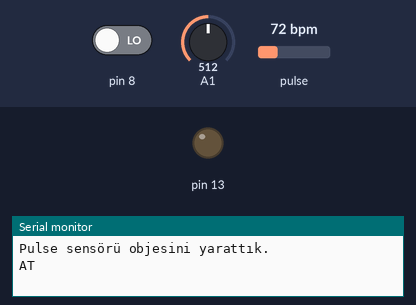
The sketch below on a simulated Arduino Uno, built with avr-gcc and run on an emulated ATmega328P. On the bench: output pins drawn as LEDs (lit = HIGH), the last lines printed to the serial monitor. The test bench sets the inputs (shaded band); at power-on: A1 = 512, pin 8 LOW, pulse 72 bpm. The modem accepts every AT command (registered, SIM ready, sends succeed) and sends nothing else.

Above: at 0.1 s.
At 11.2 s:
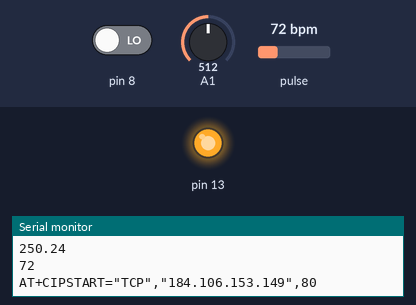
11.3 s: A1 set to 22
14.5 s: A1 set to 19
Timing chart, 0 to 17.5 s (numbered marks = the images above; inputs shaded):
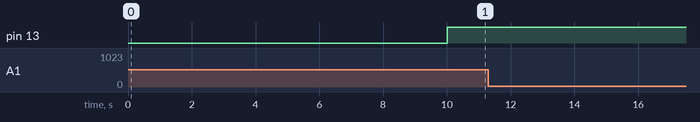

The sketch:

Hasta_Sagligi_Izleme_Sistemi.ino
```cpp
#define USE_ARDUINO_INTERRUPTS true              // Pulse kütüphanesinin daha doğru ölçüm yapabilmesi için bu ayarı etkinleştiriyoruz.
#define DEBUG true
#define SSID "TurkcellSuperOnline_"              // SSID-WiFi Adı
#define PASS "Efib1997" // "password"            // WiFi Şifresi
#define IP "184.106.153.149"                     // thingspeak.com IP Adresi
#include <SoftwareSerial.h>
#include "Timer.h"                               // Sistem tanımlı zamanlayıcıyı kütüphaneye ekledik.
#include <PulseSensorPlayground.h>               // Nabız hızı sensörünü kütüphaneye ekledik.
Timer t;
PulseSensorPlayground pulseSensor;               // Sensörümüzü kodumuzda kullanabilmek için onu obje olarak oluşturduk.

String msg = "GET https://api.thingspeak.com/update?api_key=HMHIJNH8MQEEPUAS";
SoftwareSerial esp8266(10,11);                   // Seri haberleşme pin ayarlarını yaptık.

//Variables
const int PulseWire = A0;                        // Pulse sensörümüzü bağlamış olduğumuz Analog pinini belirledik.
const int LED13 = 13;                            // Arduino üzerindeki ledin nabzımızla birlikte yanıp sönmesi için bu değişkeni 13 numaralı pin olarak ayarladık.
int Threshold = 580;                             // Belirlemiş olduğumuz eşik değerini bu değişkene atadık.
float myTemp;
int myBPM;
String BPM;
String temp;
int error;
int panic;
int raw_myTemp;
float Voltage;
float tempC;
void setup()
{

  Serial.begin(9600);                                    // Bilgisayarımızla olan seri iletişimi başlattık.
  esp8266.begin(115200);                                 // ESP8266 ile seri haberleşmeyi başlattık.
  pulseSensor.analogInput(PulseWire);                    // Pulse sensörünün bağlı olduğu pini belirledik.
  pulseSensor.blinkOnPulse(LED13);                       // Arduino üzerindeki ledin nabzımızla birlikte yanıp sönmesini sağladık.
  pulseSensor.setThreshold(Threshold);                   // Değişkene atamış olduğumuz eşik değerini uyguladık.


   if (pulseSensor.begin()) {
    Serial.println("Pulse sensörü objesini yarattık.");  // Arduino açıldığında veya Arduino sıfırlandığında bir kez yazdırır.
  }
  Serial.println("AT");                                  // "AT" komutu ile modül kontolünü yaptık.
  esp8266.println("AT");

  delay(3000);                                           // 3 sn bekle.

  if(esp8266.find("OK"))
  {
    connectWiFi();
  }
  t.every(1000, getReadings);
   t.every(1000, updateInfo);
}

void loop()
{
  panic_button();                                         // panic_button() fonksiyonu sürekli çalışacaktır.
start:                                                    // Etiket değeri oluşturduk.
    error=0;
   t.update();                                            // Zamanlayıcı güncellenecektir.

    if (error==1)
    {
      goto start;                                         // Start etiket değerine git.
    }
 delay(4000);                                             // 4 sn bekle.
}

void updateInfo()
{
  String cmd = "AT+CIPSTART=\"TCP\",\"";                   // Thingspeak'e bağlandık.
  cmd += IP;
  cmd += "\",80";
  Serial.println(cmd);                                     // "cmd" içerisindeki değeri yazdırdık.
  esp8266.println(cmd);
  delay(2000);                                             // 2 sn bekle.
  if(esp8266.find("Error"))                                // Bağlantı hatası kontrolünü yaptık.
  {
    return;
  }
  cmd = msg ;
  cmd += "&field1=";                                       // Alan 1: BPM
  cmd += BPM;
  cmd += "&field2=";                                       // Alan 2: Sıcaklık
  cmd += temp;
  cmd += "\r\n";
  Serial.print("AT+CIPSEND=");                             // "AT+CIPSEND=" değerini yazdırdık.
  esp8266.print("AT+CIPSEND=");
  Serial.println(cmd.length());
  esp8266.println(cmd.length());
  if(esp8266.find(">"))                                    // ESP8266 hazır olduğunda içindeki komutların çalışmasını sağladık.
  {
    Serial.print(cmd);
    esp8266.print(cmd);
  }
  else
  {
    Serial.println("AT+CIPCLOSE");                         // Bağlantıyı kapattık.
    esp8266.println("AT+CIPCLOSE");

    error=1;
  }
}

boolean connectWiFi()
{
  Serial.println("AT+CWMODE=1");
  esp8266.println("AT+CWMODE=1");                          // ESP8266 modülünü client olarak ayarladık.
  delay(2000);                                             // 2 sn bekle.
  String cmd="AT+CWJAP=\"";                                // Komutun amacı, erişim noktasına (WiFi yönlendiricisi) bağlanmaktır.
  cmd+=SSID;
  cmd+="\",\"";
  cmd+=PASS;
  cmd+="\"";
  Serial.println(cmd);                                     // "cmd" içerisindeki değeri yazdırdık.
  esp8266.println(cmd);
  delay(5000);                                             // 5 sn bekle.
  if(esp8266.find("OK"))
  {
    return true;                                           // ConnectWiFi() fonksiyonu, WiFi'nin bağlı olmasına bağlı olarak "doğru" değerini döndürür.
  }
  else
  {
    return false;                                          // ConnectWiFi() fonksiyonu, WiFi'ye bağlı değilse "yanlış" değerini döndürür.
  }
}

void getReadings(){
  raw_myTemp = analogRead(A1);
  Voltage = (raw_myTemp / 1023.0) * 5000; // 5000 to get millivots.
  tempC = Voltage * 0.1;
  myTemp = tempC;                                          // C derece olarak dönüştürme yaptık.
  Serial.println(myTemp);
  int myBPM = pulseSensor.getBeatsPerMinute();             // pulseSensor olarak oluşturduğumuz nesnedeki BMP'yi, "int" olarak döndüren işlevi çağırır.
                                                           // "myBPM" değişkenini BPM değerini tutacak şekilde ayarladık.
if (pulseSensor.sawStartOfBeat()) {                        // Kalp atışının olup olmadığını görmek için "IF" yapısını kullanarak sürekli test edecek şekilde ayarladık.
Serial.println(myBPM);                                     // "myBPM" içerisindeki değeri yazdırdık.
}

  delay(20);                                               // 20 milisaniye bekle.
    char buffer1[10];                                      // BPM ve temp değerleri için char dizisini tanımladık.
     char buffer2[10];
    BPM = dtostrf(myBPM, 4, 1, buffer1);
    temp = dtostrf(myTemp, 4, 1, buffer2);                 // Bu sensörlerin float değerini dtostrf() kullanarak string değişkenine dönüştürdük.
  }

void panic_button(){
  panic = digitalRead(8);
    if(panic == HIGH){
    Serial.println(panic);
      String cmd = "AT+CIPSTART=\"TCP\",\"";
  cmd += IP;
  cmd += "\",80";
  Serial.println(cmd);                                     // "cmd" içerisindeki değeri yazdırdık.
  esp8266.println(cmd);
  delay(2000);                                             // 2 sn bekle.
  if(esp8266.find("Error"))
  {
    return;
  }
  cmd = msg ;
  cmd += "&field3=";
  cmd += panic;
  cmd += "\r\n";
  Serial.print("AT+CIPSEND=");                             // "AT+CIPSEND=" değerini yazdırdık.
  esp8266.print("AT+CIPSEND=");
  Serial.println(cmd.length());
  esp8266.println(cmd.length());
  if(esp8266.find(">"))
  {
    Serial.print(cmd);                                     // Koşulu sağlarsa "cmd" içerisindeki değeri yazdırmasını sağladık.
    esp8266.print(cmd);
  }
  else
  {
    Serial.println("AT+CIPCLOSE");                         // Koşulu sağlamazsa, "AT+CIPCLOSE" değerini yazdırdık.
    esp8266.println("AT+CIPCLOSE");
    //Resend...
    error=1;
  }
}
}
```
